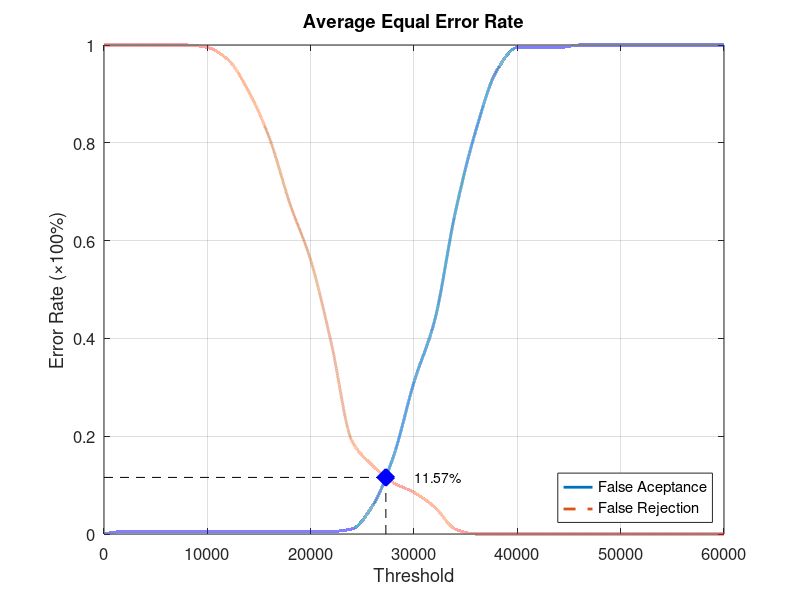
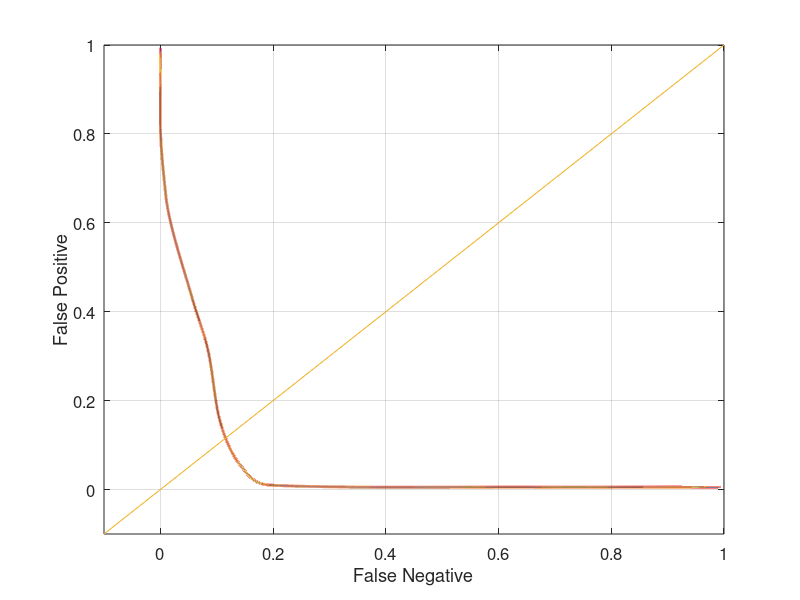

Recreate these plots in MATLAB, in order.
function yEER = Database3_3
close all;
clear;
clc;
x = 0:2000:60000;
xq = 0:0.5:60000;

y0 = [0 0.00526316 0.00526316 0.00526316 0.00526316 0.00526316 0.00526316 0.00526316 0.00526316 0.00526316 0.00526316 0.00526316 0.0105263 0.0578947 0.157895 0.310526 0.436842 0.657895 0.826316 0.947368 0.994737 0.994737 0.994737 1 1 1 1 1 1 1 1];
yy0 = interp1(x, y0, xq, 'pchip');
y1 = [1 1 1 1 1 0.995 0.97 0.905 0.81 0.675 0.56 0.39 0.19 0.14 0.105 0.085 0.055 0.01 0 0 0 0 0 0 0 0 0 0 0 0 0];
yy1 = interp1(x, y1, xq, 'pchip');

% Calculating EER: 
y2 = abs(y0 - y1);
find(y2 == min(y2))
yy2 = abs(yy0 - yy1);
xEER = find(yy2 == min(yy2));
xEERIndex = xq(xEER) % X-axis EER
yEER = yy0(xEER) % Y-axis EER

main = figure
plot(xq, yy0,'-','LineWidth', 2);	hold on
plot(xq, yy1,'--','LineWidth', 2);	hold on
plot([xEERIndex xEERIndex], [0 yEER], 'k--');	hold on
plot([0 xEERIndex], [yEER yEER], 'k--');	hold on
plot(xEERIndex, yEER, 'bx', 'LineWidth', 10);	hold on
text(xEERIndex + 10 * xEERIndex / 100, yEER, [num2str(round((10000 * yEER)) / 100) '%'])
legend('False Aceptance', 'False Rejection', 'Location', 'SouthEast')
xlabel('Threshold')
ylabel('Error Rate (\times100%)')
title('Average Equal Error Rate')
set(gca, 'FontSize', 12)
axis([0 60000 0 1])
grid on

print(main, 'Database3_3Main', '-dpng');
FNRxFPR = figure('Color', [1 1 1]);
plot(yy1, yy0, '-', yy1, yy0, 'LineWidth', 2);
hold on
y = -0.1:0.1:1
plot(y, y); 
set(gca, 'FontSize', 12)
xlabel('False Negative')
ylabel('False Positive')
axis([-0.1 1 -0.1 1])
set(gca, 'FontSize', 12)
grid on

print(FNRxFPR, 'Database3_3FNRxFPR','-dpng');
end
